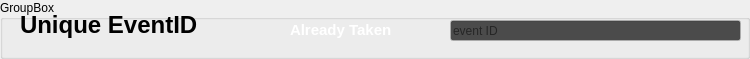
       <widget class="QGroupBox" name="groupBox_5">
        <property name="sizePolicy">
         <sizepolicy hsizetype="Expanding" vsizetype="Fixed">
          <horstretch>0</horstretch>
          <verstretch>0</verstretch>
         </sizepolicy>
        </property>
        <property name="minimumSize">
         <size>
          <width>0</width>
          <height>50</height>
         </size>
        </property>
        <property name="baseSize">
         <size>
          <width>100</width>
          <height>100</height>
         </size>
        </property>
        <property name="title">
         <string>GroupBox</string>
        </property>
        <widget class="QLabel" name="label_7">
         <property name="geometry">
          <rect>
           <x>20</x>
           <y>0</y>
           <width>211</width>
           <height>50</height>
          </rect>
         </property>
         <property name="sizePolicy">
          <sizepolicy hsizetype="Fixed" vsizetype="Fixed">
           <horstretch>0</horstretch>
           <verstretch>0</verstretch>
          </sizepolicy>
         </property>
         <property name="minimumSize">
          <size>
           <width>0</width>
           <height>50</height>
          </size>
         </property>
         <property name="text">
          <string>&lt;html&gt;&lt;head/&gt;&lt;body&gt;&lt;p&gt;&lt;span style=&quot; font-size:18pt; font-weight:700; color:#000000;&quot;&gt;Unique EventID&lt;/span&gt;&lt;/p&gt;&lt;/body&gt;&lt;/html&gt;</string>
         </property>
        </widget>
        <widget class="QLineEdit" name="inputEventID">
         <property name="geometry">
          <rect>
           <x>450</x>
           <y>20</y>
           <width>291</width>
           <height>21</height>
          </rect>
         </property>
         <property name="palette">
          <palette>
           <active>
            <colorrole role="Base">
             <brush brushstyle="SolidPattern">
              <color alpha="255">
               <red>75</red>
               <green>75</green>
               <blue>75</blue>
              </color>
             </brush>
            </colorrole>
           </active>
           <inactive>
            <colorrole role="Base">
             <brush brushstyle="SolidPattern">
              <color alpha="255">
               <red>75</red>
               <green>75</green>
               <blue>75</blue>
              </color>
             </brush>
            </colorrole>
           </inactive>
           <disabled/>
          </palette>
         </property>
         <property name="placeholderText">
          <string>event ID</string>
         </property>
        </widget>
        <widget class="QLabel" name="eventIDError">
         <property name="enabled">
          <bool>true</bool>
         </property>
         <property name="geometry">
          <rect>
           <x>290</x>
           <y>20</y>
           <width>131</width>
           <height>21</height>
          </rect>
         </property>
         <property name="layoutDirection">
          <enum>Qt::LayoutDirection::LeftToRight</enum>
         </property>
         <property name="text">
          <string>&lt;html&gt;&lt;head/&gt;&lt;body&gt;&lt;p&gt;&lt;span style=&quot; font-size:11pt; font-weight:700; color:#ffffff;&quot;&gt;Already Taken&lt;/span&gt;&lt;/p&gt;&lt;/body&gt;&lt;/html&gt;</string>
         </property>
         <property name="alignment">
          <set>Qt::AlignmentFlag::AlignLeading|Qt::AlignmentFlag::AlignLeft|Qt::AlignmentFlag::AlignVCenter</set>
         </property>
        </widget>
       </widget>
